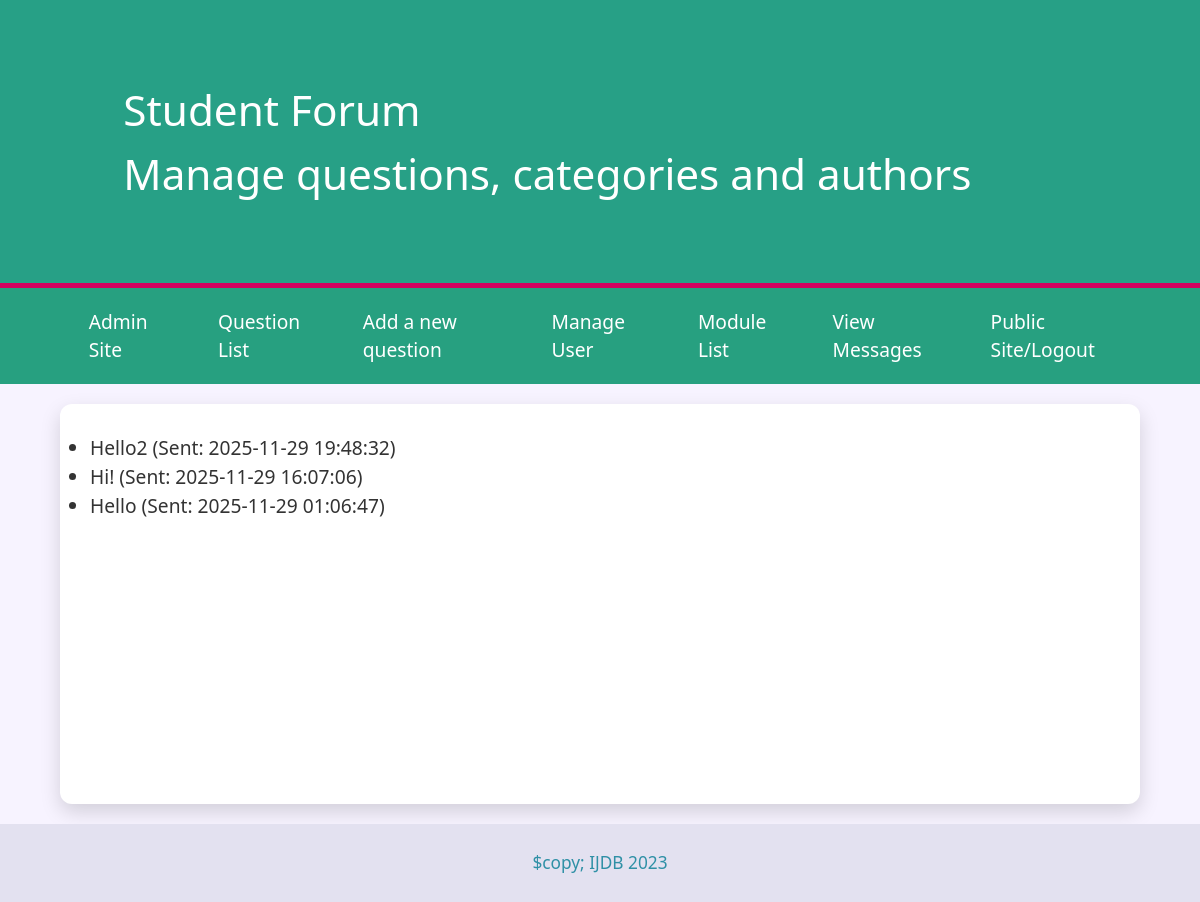
Page /Coursework/admin/view_contact_send.php on the committed database.
### tables this page shows
CREATE TABLE `messages` (
  `id` int(15) NOT NULL,
  `message` varchar(3000) NOT NULL,
  `created_at` varchar(50) NOT NULL
);

### Coursework/admin/view_contact_send.php (the view, shortened to what this page needs)
<?php
include '../includes/Databasequestion.php';
try {
    $stmt = $pdo->query("SELECT message, created_at FROM messages ORDER BY created_at DESC");
    $messages = $stmt->fetchAll(PDO::FETCH_ASSOC);
} catch (PDOException $e) {
    $messages = [];
    $error = "Error retrieving messages: " . $e->getMessage();
}
?>
<ul>
    <?php if (isset($error)): ?>
        <li><?php echo htmlspecialchars($error); ?></li>
    <?php else: ?>
        <?php foreach ($messages as $msg): ?>
            <li><?php echo htmlspecialchars($msg['message']) . " (Sent: " . $msg['created_at'] . ")"; ?></li>
        <?php endforeach; ?>
    <?php endif; ?>
</ul>
<?php
include '../templates/admin_layout.html.php';
?>

### Coursework/questions.css (style rules this page uses)
* { margin: 0; padding: 0; box-sizing: border-box; }
body { font-family: 'Segoe UI', Tahoma, Geneva, Verdana, sans-serif; background-color: #f7f3ff; color: #333; line-height: 1.5; font-size: 1.2em; }

### rows in the picture
messages: message "Hello2", created_at "2025-11-29 19:48:32"
messages: message "Hi!", created_at "2025-11-29 16:07:06"
messages: message "Hello", created_at "2025-11-29 01:06:47"
